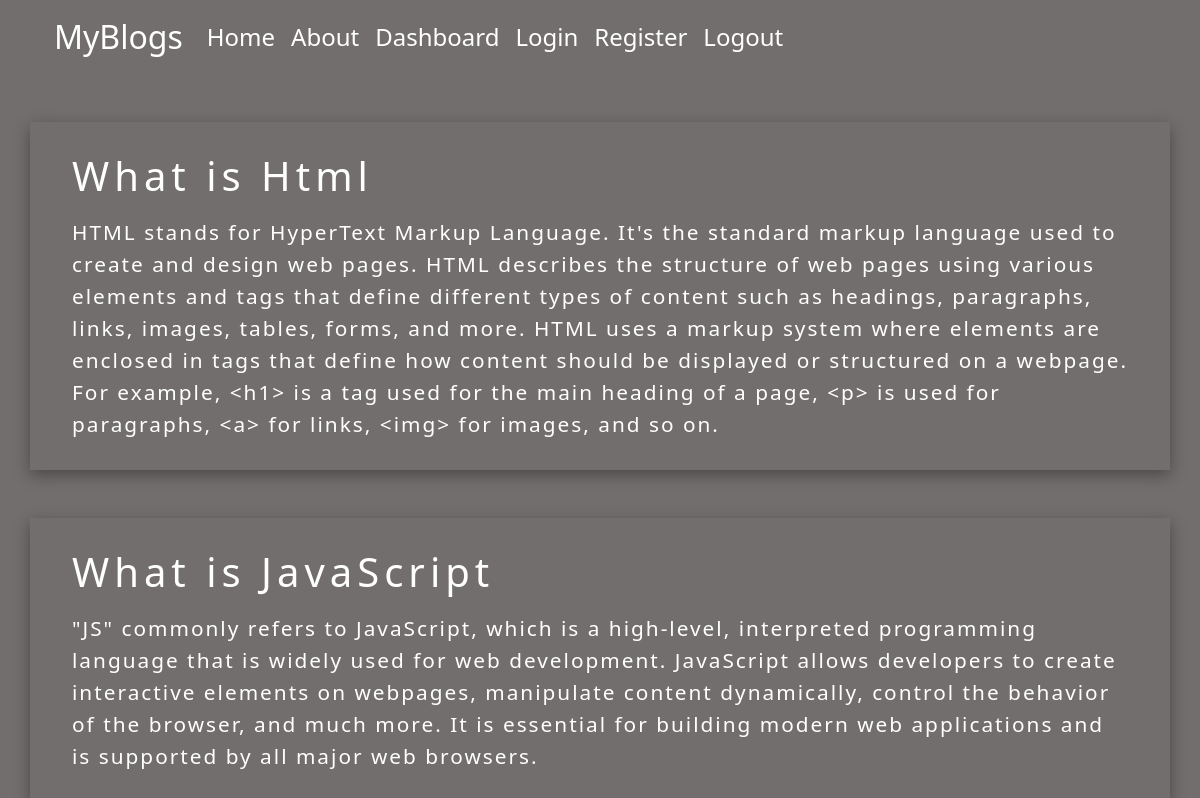
The page / on the database its author committed.
### post/models.py (models this page shows)
class Post(models.Model):
    title = models.CharField(max_length=100)
    content = models.TextField()

### post/views.py (the view)
# urls.py: path('',views.post, name='home'),
def post(request):
    posts = Post.objects.all()
    return render(request,'post/blog.html',{'posts':posts})

### templates/post/blog.html
{% extends "base.html" %}
{% block content %}
  {% for p in posts  %}
  <div class="row mt-5 content">
    <h1 class="mb-3 ">{{p.title}}</h1>
    <div class="post">
     {{p.content}}
    </div>
  </div>
  {% endfor %}
{% endblock content %}

### templates/base.html (shortened to what this page needs)
{% load static %}
<!doctype html>
<html lang="en">
  <head>
    <link href="https://cdn.jsdelivr.net/npm/bootstrap@5.0.2/dist/css/bootstrap.min.css" rel="stylesheet" >
    <link rel="stylesheet" href="{% static 'css\style.css' %}">
  </head>
  <body>
       <div class="container">
    <nav class="navbar navbar-expand-lg">
      <div class="container-fluid">
        <a class="navbar-brand" href="#">MyBlogs</a>
        <div class="collapse navbar-collapse" id="navbarSupportedContent">
          <ul class="navbar-nav me-auto mb-2 mb-lg-0">
            <li class="nav-item">
              <a class="nav-link active" aria-current="page" href="{% url 'home' %}">Home</a>
            </li>
            <li class="nav-item">
              <a class="nav-link" href="#">About</a>
            </li>
            <li class="nav-item">
              <a class="nav-link" href="{% url 'dashboard' %}">Dashboard</a>
            </li>
            <li class="nav-item">
              <a class="nav-link" href="{% url 'login' %}">Login</a>
            </li>
            <li class="nav-item">
              <a class="nav-link" href="{% url 'register' %}">Register</a>
            </li>
            <li class="nav-item">
              <a class="nav-link" href="{% url 'logout' %}">Logout</a>
            </li>
          </ul>
        </div>
      </div>
    </nav>
        {% block content %}
        {% endblock content %}
       </div>
  </body>
</html>

### static/css/style.css (style rules this page uses)
* { margin: 0%; padding: 0%; box-sizing: border-box; font-family: system-ui, -apple-system, BlinkMacSystemFont, 'Segoe UI', Roboto, Oxygen, Ubuntu, Cantarell, 'Open Sans', 'Helvetica Neue', sans-serif; }
body { background-color: rgba(100, 95, 95, 0.9); color: white; }
.nav-link { font-weight: 400; color: white; font-size: 1.5rem; }
.navbar-brand { font-weight: 500; font-size: 2rem; color: white; }
.content { box-shadow: rgba(0, 0, 0, 0.35) 0px 5px 15px; padding: 30px; }
.content h1 { letter-spacing: 5px; font-weight: 400; }
.post { font-size: 1.3rem; line-height: 2rem; letter-spacing: 2px; }

### rows shown on the page
Post: title "What is Html", content "HTML stands for HyperText Markup Language. It's the standard markup language used to create and design web pages. HTML describes the structure of web pages using various elements and tags that define different types of content such as headings, paragraphs, links, images, tables, forms, and more. HTML uses a markup system where elements are enclosed in tags that define how content should be displayed or structured on a webpage. For example, <h1> is a tag used for the main heading of a page, <p> is used for paragraphs, <a> for links, <img> for images, and so on."
Post: title "What is JavaScript", content "\"JS\" commonly refers to JavaScript, which is a high-level, interpreted programming language that is widely used for web development. JavaScript allows developers to create interactive elements on webpages, manipulate content dynamically, control the behavior of the browser, and much more. It is essential for building modern web applications and is supported by all major web browsers."
